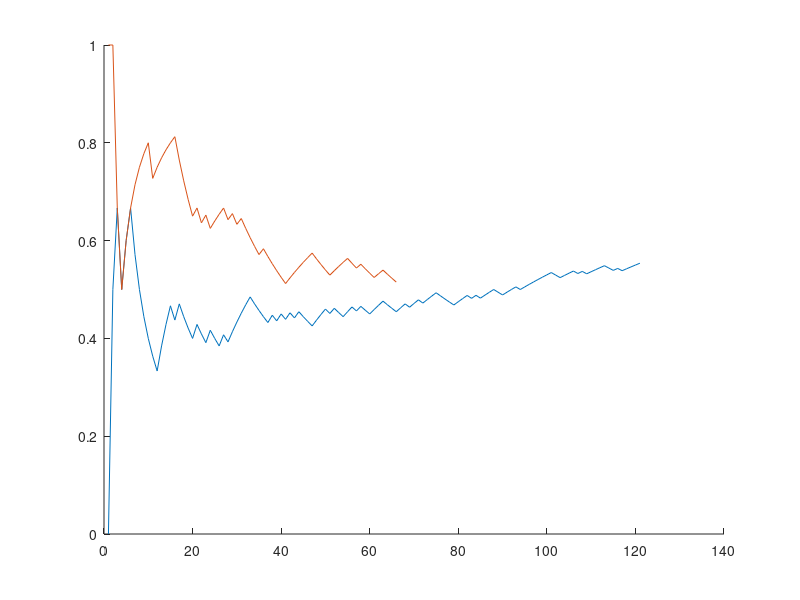

Recreate this plot in MATLAB.
data_double = [0
1
1
0
1
1
0
0
0
0
0
0
1
1
1
0
1
0
0
0
1
0
0
1
0
0
1
0
1
1
1
1
1
0
0
0
0
1
0
1
0
1
0
1
0
0
0
1
1
1
0
1
0
0
1
1
0
1
0
0
1
1
1
0
0
0
1
1
0
1
1
0
1
1
1
0
0
0
0
1
1
1
0
1
0
1
1
1
0
0
1
1
1
0
1
1
1
1
1
1
1
0
0
1
1
1
0
1
0
1
1
1
1
0
0
1
0
1
1
1
1
];
data_policy = [1
1
0
0
1
1
1
1
1
1
0
1
1
1
1
1
0
0
0
0
1
0
1
0
1
1
1
0
1
0
1
0
0
0
0
1
0
0
0
0
0
1
1
1
1
1
1
0
0
0
0
1
1
1
1
0
0
1
0
0
0
1
1
0
0
0
];
data = [1
0
1
1
1
0
1
1
1
1
1
0
1
1
0
0
1
1
1
1
0
0
1
1
1
0
0
1
1
1
1
1
0
1
1
1
0
1
1
0
1
0
0
1
0
1
0
1
0
0
1
1
1
0
1
1
1
1
1
1
0
0
0
0
1
0
0
1
0
0
1
1
0
1
0
1
1
1
1
1
1
1
0
1
1
1
0
0
0
1
1
1
0
1
1
1
0
1
0
0
0
0
0
0
1
0
1
1
0
0
1
0
1
1
1
0
0
1
1
1
1
0
1
0
1
0
1
0
0
0
1
0
1
1
0
0
1
0
0
0
0
1
1
1
0
1
1
0
0
0
1
1
1
1
0
1
1
0
1
1
1
1
1
1
0
0
1
0
0
1
0
0
0
1
1
1
0
0
0
1
0
0
1
1
];

success = cumsum(data);
success_double = cumsum(data_double);
success_policy = cumsum(data_policy);


figure;
% plot(success'./(1:length(data)));
hold on;
plot(success_double'./(1:length(data_double)));
hold on;
plot(success_policy'./(1:length(data_policy)));

